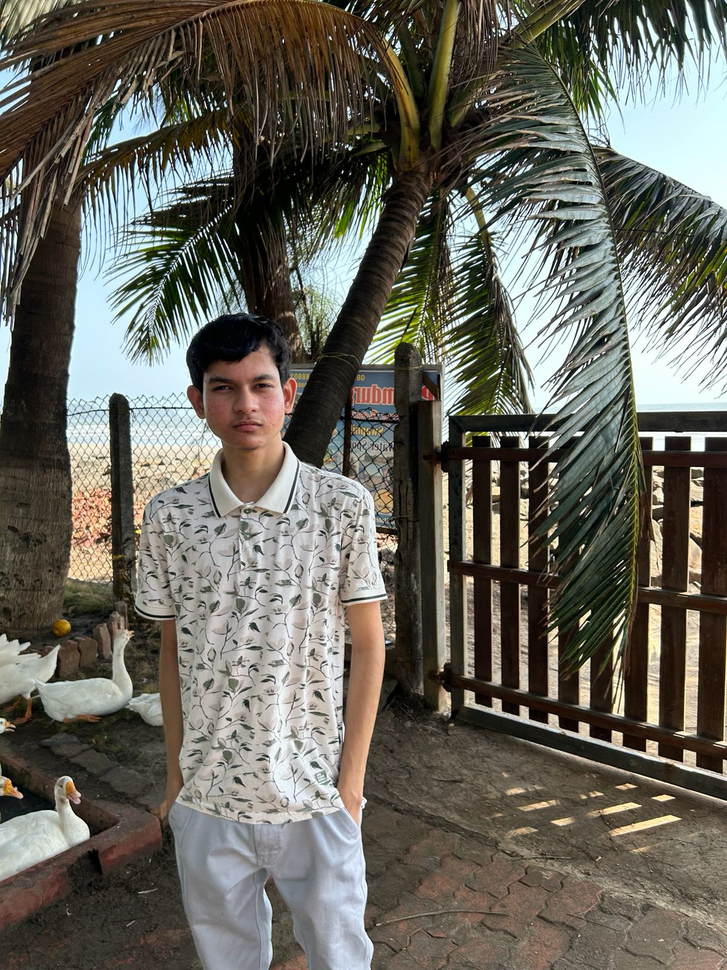
#> input picture rahul.png, 727 x 970 px, shrunk from 1200 x 1600 before the run
$ python train.py
#> lines starting #> are read from the running program, lines starting #| are printed output that depends on the picture
import cv2
import numpy as np
import os

# 1. Initialize the LBPH Face Recognizer
recognizer = cv2.face.LBPHFaceRecognizer_create()

# 2. Prepare dummy training data (In reality, load images from a directory)
# For this script to work, you need grayscale images of faces cropped to the face bounds.
faces = []
ids = []

def train_pfp(path):
#> called with path = 'rahul.png'
    global faces, ids
    if os.path.exists(path):
        img = cv2.imread(path, cv2.IMREAD_GRAYSCALE)
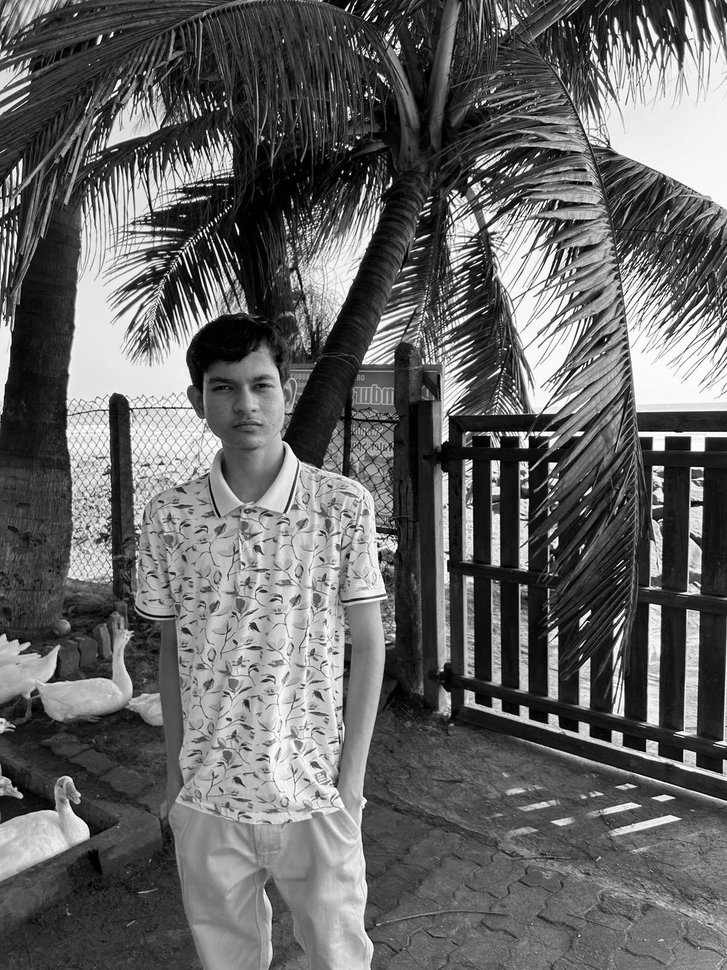
#> img: shape (970, 727); min 0, max 255, mean 100.7
        faces.append(img)
        ids.append(1)

train_pfp('rahul.png')
train_pfp('photo2.png')
#> call 2 of train_pfp, with path = 'photo2.png'
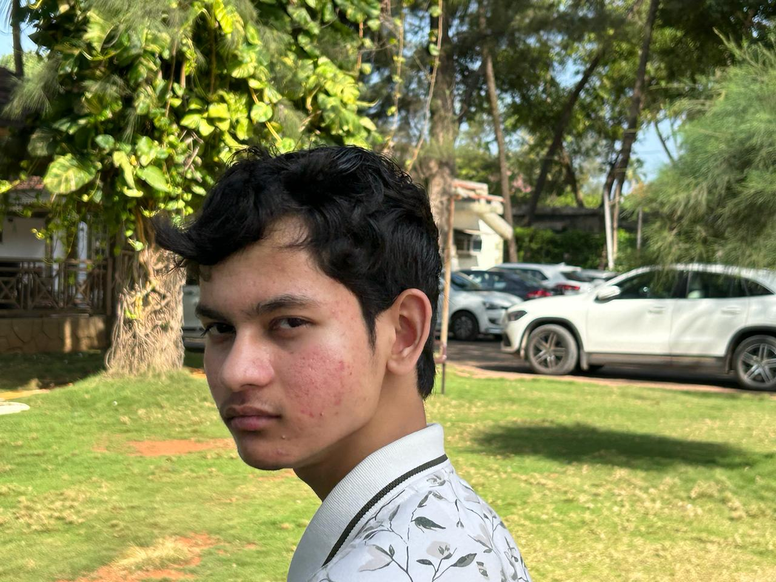
#> input picture photo2.png, 776 x 582 px, shrunk from 1280 x 960 before the run
#> in train_pfp (call 2), `img = cv2.imread(path, cv2.IMREAD_GRAYSCALE)`:
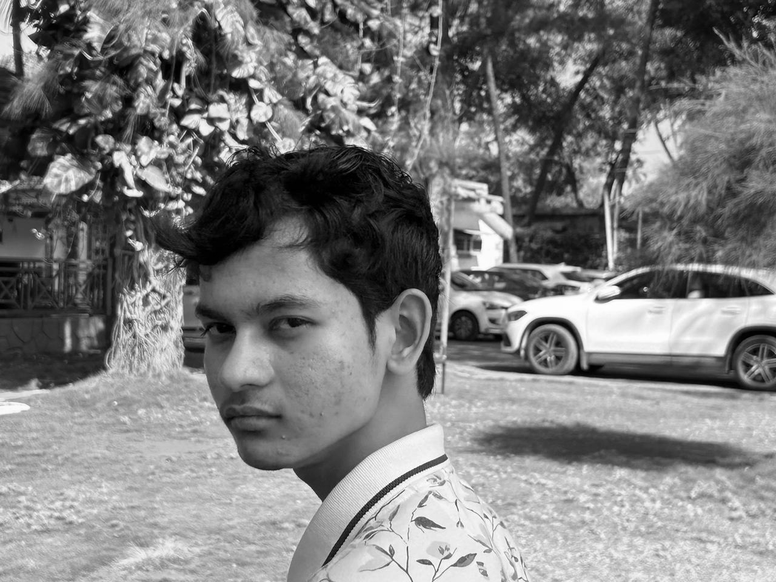
#> img: shape (582, 776); min 0, max 255, mean 125.4
train_pfp('photo3.png')


# Example: Assuming you have a folder of your face named 'dataset/user_1/'
# You would loop through it, convert to grayscale, and append to the lists:
# img = cv2.imread('face_1.jpg', cv2.IMREAD_GRAYSCALE)
# faces.append(img)
# ids.append(1)  # 1 represents "User 1"

if len(faces) > 0:
    recognizer.train(faces, np.array(ids))
    recognizer.write('trainer.yml')
    print("Model trained and saved as trainer.yml!")
else:
    print("Please add grayscale numpy arrays to 'faces' and integer IDs to 'ids' to train.")
